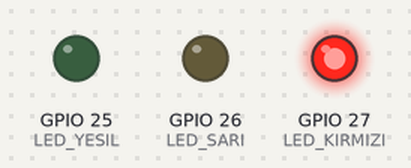
Recording of a sketch running on a simulated ESP32. Shown: output pins drawn as LEDs (lit = HIGH). WiFi joins after 1.5 s; servers stay silent unless stated; what the sketch prints to the serial monitor is not drawn.

Above: at 4.1 s.
At 10.3 s:
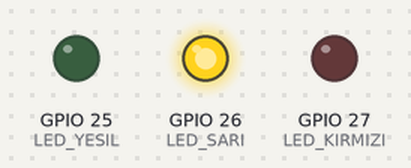
At 18.1 s:
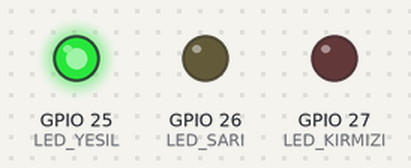
At 29.2 s:
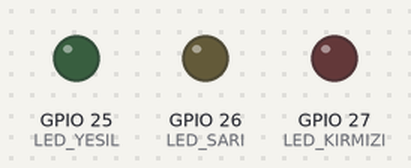
Timing chart, 0 to 29.8 s (numbered marks = the images above):
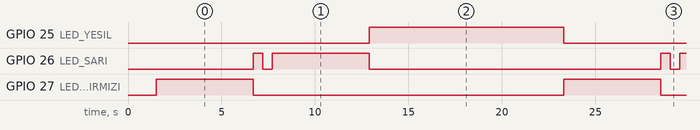

Measured:
- by itself, GPIO 25 (LED_YESIL): alternates HIGH for 10.4 s and LOW for 11.4 s
- by itself, GPIO 26 (LED_SARI): repeats every 21.8 s: LOW 0.50 s, HIGH 5.2 s, LOW 15.6 s, HIGH 0.50 s
- by itself, GPIO 27 (LED_KIRMIZI): alternates HIGH for 5.2 s and LOW for 16.6 s

The sketch:

esp32_1_trafik_lambasi.ino
```cpp
// SKY LAB SKYSIS GÖMÜLÜ SİSTEMLER EKİBİ
// ESP CHALLENGE
// WiFi İle Durum Bildiren Trafik Lambası Dizisi
// Çağla ERKALKAN
// Bu projede 1 adet ESP32, 3 adet LED, 3 adet direnç kullanılmıştır

#include <WiFi.h> // Wifi kütüphanesini ekledik

// LED pinlerini tanımladık
#define LED_KIRMIZI 27
#define LED_SARI 26
#define LED_YESIL 25

// LED ışıklarının yanıp sönme sürelerini ayarladık
#define DELAY_KIRMIZI 2000
#define DELAY_SARI 1000
#define DELAY_YESIL 2000

// Server adresi ve portunu belirledik
const char* SERVER_IP = "192.168.1.100";
const int SERVER_PORT = 8080;

// Trafik lambasının durumunu belirledik, kodun devamında kullanılacak
int durum = 0; // Yeşil

void setup() {
  // LED pinlerini çıkış olarak ayarla
  pinMode(LED_KIRMIZI, OUTPUT);
  pinMode(LED_SARI, OUTPUT);
  pinMode(LED_YESIL, OUTPUT);

  // Wifi'ye bağlan
  // SSID için Wokwi-GUEST i kullandık, şifresiz ağ
  //SSID yerine WİFİ adı, PASSWORD yerine şifresi gelecek
  WiFi.begin("Wokwi-GUEST", "PASSWORD");
  while (WiFi.status() != WL_CONNECTED) {
    delay(500);
    Serial.print(".");
  }

  // Serial monitöre bağlantıyı kurduğumuzu bildirdik
  Serial.println("");
  Serial.println("Wifi'ye bağlanıldı");
  Serial.println(WiFi.localIP());
}

void loop() {
  // Trafik lambasının durumunu için koşul belirledik
  durum++;
  if (durum > 3) {
    durum = 0;
  }

  // LED'leri uygun şekilde ayarla
  // Trafik lambasını önce kırmızı,
  // sonra yanıp sönen sarı
  // ve en son yeşil yanacak şekilde ayarladık
  switch (durum) {
    case 1:
      digitalWrite(LED_KIRMIZI, HIGH);
      digitalWrite(LED_SARI, LOW);
      digitalWrite(LED_YESIL, LOW);
      break;
    case 2:
      digitalWrite(LED_KIRMIZI, LOW);
      digitalWrite(LED_SARI, HIGH);
      delay(500);
      digitalWrite(LED_SARI, LOW);
      delay(500);
      digitalWrite(LED_SARI, HIGH);
      digitalWrite(LED_YESIL, LOW);
      break;
    case 3:
      digitalWrite(LED_KIRMIZI, LOW);
      digitalWrite(LED_SARI, LOW);
      digitalWrite(LED_YESIL, HIGH);
      break;
  }

  // Trafik lambasının durumunu bir mesaj olarak server'a gönderdik
  String mesaj = "";
  if (digitalRead(LED_KIRMIZI) == HIGH) {
    mesaj = "Kırmızı";
  } else if (digitalRead(LED_SARI) == HIGH) {
    mesaj = "Sarı";
  } else {
    mesaj = "Yeşil";
  }

  WiFiClient client;
  if (client.connect(SERVER_IP, SERVER_PORT)) {
    client.write(mesaj.c_str());
    client.flush();
    client.stop();
  }

  // 5 saniye bekle
  delay(5000);
}
```
